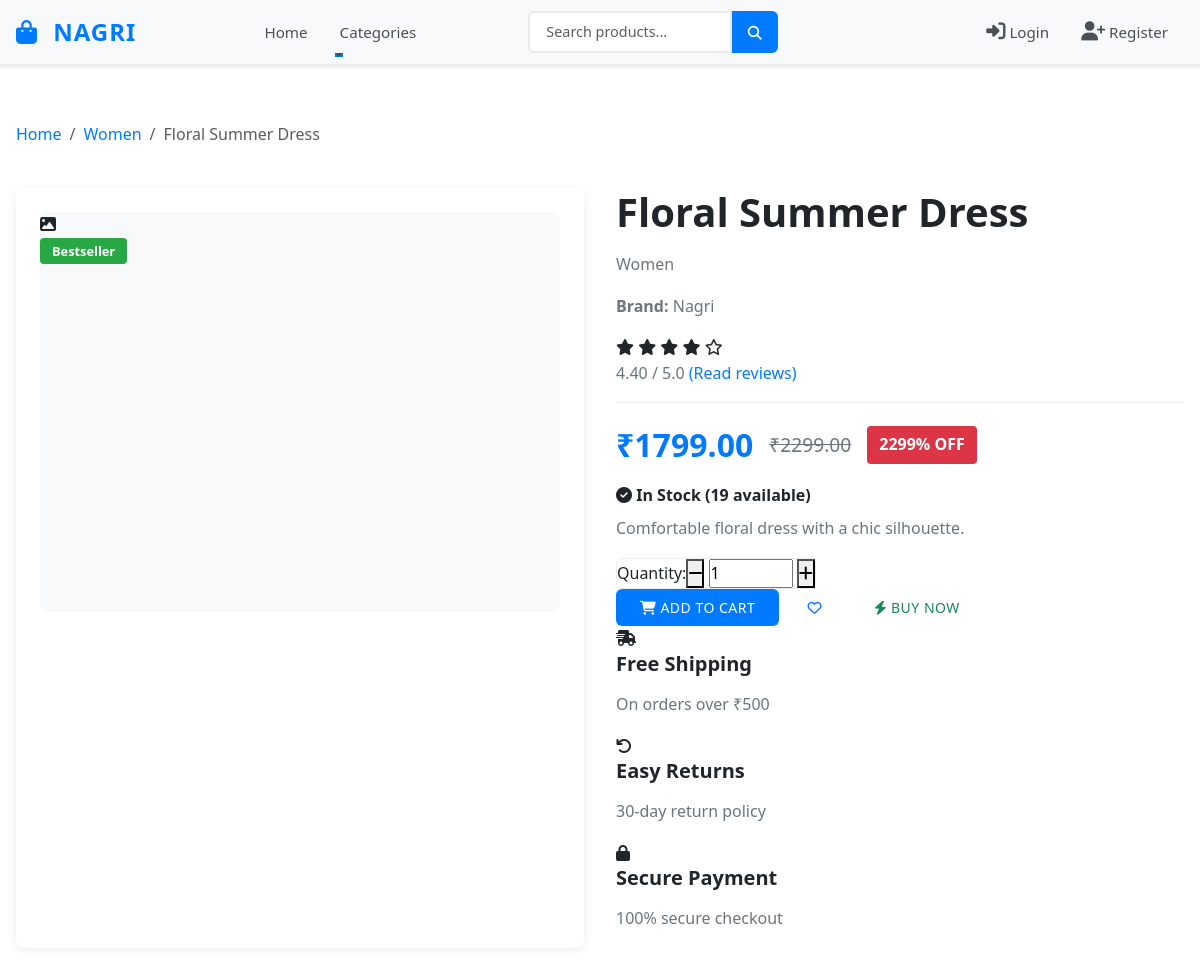
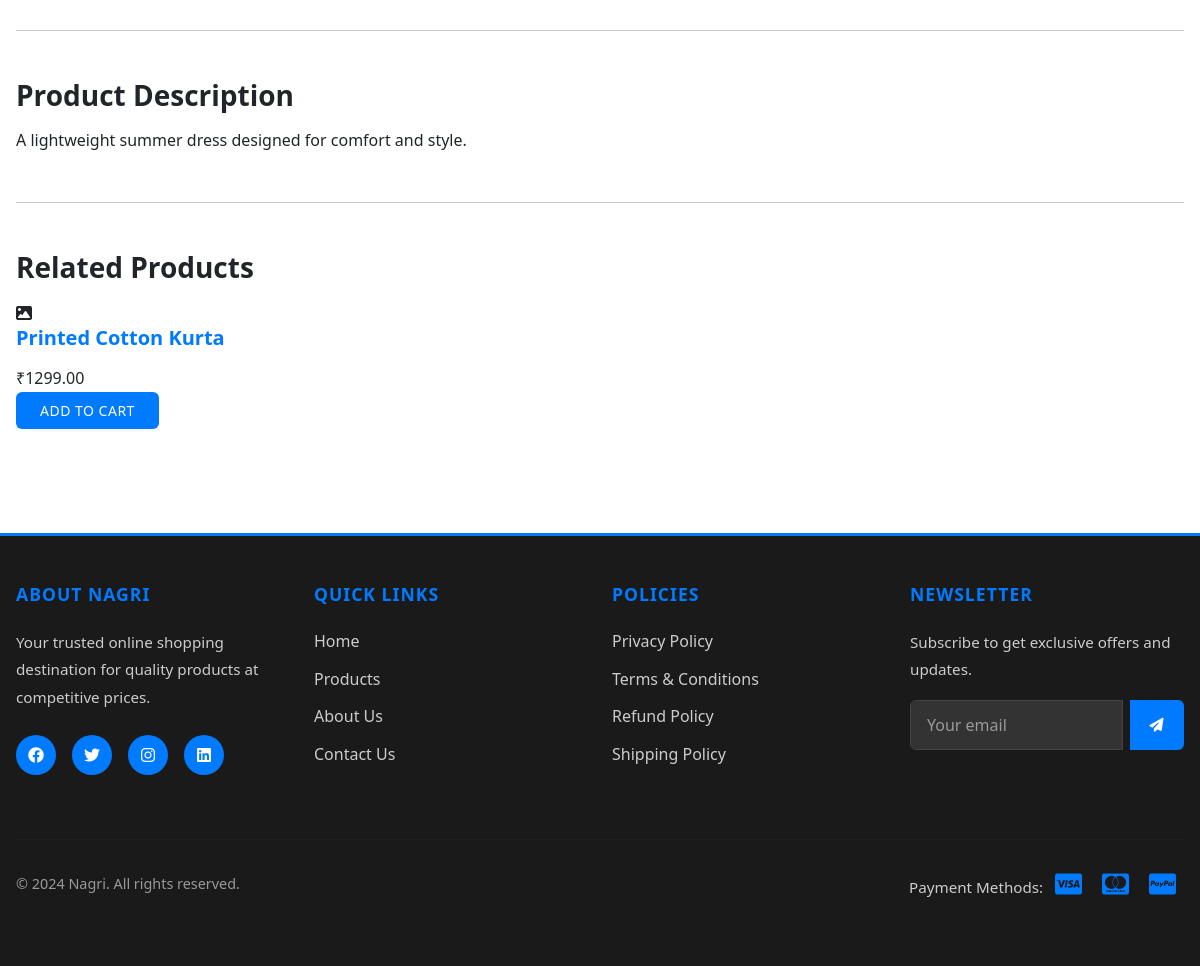
/products/4/, run on the app's committed database (2 pictures, top to bottom).
### products/models.py (models this page shows, shortened)
class Product(models.Model):
    name = models.CharField(max_length=200)
    slug = models.SlugField(unique=True)
    category = models.ForeignKey(Category, on_delete=models.CASCADE, related_name="products")
    subcategory = models.ForeignKey(SubCategory, on_delete=models.SET_NULL, related_name="products", null=True, blank=True)
    short_description = models.TextField(blank=True, null=True)
    description = models.TextField(blank=True, null=True)
    brand = models.CharField(max_length=100, blank=True, null=True)
    tags = models.CharField(max_length=255, blank=True, null=True)
    price = models.DecimalField(max_digits=10, decimal_places=2)
    compare_price = models.DecimalField(max_digits=10, decimal_places=2, default=0.00)
    rating = models.DecimalField(max_digits=3, decimal_places=2, default=0.00)
    image = models.ImageField(upload_to="products/", blank=True, null=True)
    is_featured = models.BooleanField(default=False)
    is_bestseller = models.BooleanField(default=False)
    is_active = models.BooleanField(default=True)
    created_at = models.DateTimeField(auto_now_add=True)
    updated_at = models.DateTimeField(auto_now=True)

class Category(models.Model):
    name = models.CharField(max_length=100)
    slug = models.SlugField(unique=True)
    description = models.TextField(blank=True, null=True)
    created_at = models.DateTimeField(auto_now_add=True)
    updated_at = models.DateTimeField(auto_now=True)

class Inventory(models.Model):
    product = models.OneToOneField(Product, on_delete=models.CASCADE, related_name="inventory")
    stock_quantity = models.PositiveIntegerField(default=0)
    low_stock_threshold = models.PositiveIntegerField(default=5)
    last_updated = models.DateTimeField(auto_now=True)

### products/views.py (the view)
# urls.py: path("<int:product_id>/", product_detail_view, name="product_detail"),
def product_detail_view(request, product_id):
    from django.shortcuts import get_object_or_404
    product = get_object_or_404(Product, id=product_id, is_active=True)
    related_products = Product.objects.filter(
        category=product.category,
        is_active=True
    ).exclude(id=product_id).order_by('-rating', '-created_at')[:6]
    context = {
        'product': product,
        'related_products': related_products,
    }
    return render(request, 'products/product_detail.html', context)

### templates/products/product_detail.html (shortened to what this page needs)
{% extends 'base/base.html' %}
{% load static %}
{% block extra_css %}
    <link rel="stylesheet" href="{% static 'css/products/product_detail.css' %}">
{% endblock %}
{% block content %}
<div class="container py-4">
    <nav class="breadcrumb-nav mb-4" aria-label="breadcrumb">
        <ol class="breadcrumb">
            <li class="breadcrumb-item"><a href="{% url 'home' %}">Home</a></li>
            <li class="breadcrumb-item"><a href="{% url 'product_list' %}?category={{ product.category.id }}">{{ product.category.name }}</a></li>
            <li class="breadcrumb-item active">{{ product.name|truncatechars:30 }}</li>
        </ol>
    </nav>
    <div class="product-detail-container">
        <div class="product-images">
            <div class="main-image">
                {% if product.image %}
                    <img src="{{ product.image.url }}" alt="{{ product.name }}" class="img-fluid" id="mainProductImage">
                {% else %}
                    <div class="placeholder-image">
                        <i class="fas fa-image"></i>
                    </div>
                {% endif %}
                <div class="image-badges">
                    {% if product.is_bestseller %}
                        <span class="badge badge-bestseller">Bestseller</span>
                    {% endif %}
                </div>
            </div>
        </div>
        <div class="product-details">
            <div class="product-header">
                <h1>{{ product.name }}</h1>
                <p class="product-category">{{ product.category.name }}</p>
                {% if product.brand %}
                    <p class="product-brand"><strong>Brand:</strong> {{ product.brand }}</p>
                {% endif %}
            </div>
            <div class="product-rating-section">
                <div class="rating-display">
                    <div class="stars">
                        {% for i in "12345" %}
                            {% if forloop.counter <= product.rating %}
                                <i class="fas fa-star"></i>
                            {% else %}
                                <i class="far fa-star"></i>
                            {% endif %}
                        {% endfor %}
                    </div>
                    <span class="rating-text">{{ product.rating }} / 5.0</span>
                    <a href="#reviews" class="review-link">(Read reviews)</a>
                </div>
            </div>
            <div class="product-pricing">
                <div class="price-display">
                    <span class="current-price">₹{{ product.price }}</span>
                    {% if product.compare_price and product.compare_price > product.price %}
                        <span class="original-price">₹{{ product.compare_price }}</span>
                        {% with discount=product.compare_price|add:0 %}
                            <span class="discount-badge">{{ discount }}% OFF</span>
                        {% endwith %}
                    {% endif %}
                </div>
            </div>
            <div class="stock-status">
                {% if product.inventory.stock_quantity > 0 %}
                    <span class="in-stock">
                        <i class="fas fa-check-circle"></i> In Stock
                        ({{ product.inventory.stock_quantity }} available)
                    </span>
                {% else %}
                    <span class="out-of-stock">
                        <i class="fas fa-times-circle"></i> Out of Stock
                    </span>
                {% endif %}
            </div>
            {% if product.short_description %}
            <div class="product-short-description">
                <p>{{ product.short_description }}</p>
            </div>
            {% endif %}
            {% if product.inventory.stock_quantity > 0 %}
            <div class="product-actions">
                <div class="quantity-selector">
                    <label for="quantity">Quantity:</label>
                    <div class="quantity-input">
                        <button type="button" class="qty-btn qty-minus">
                            <i class="fas fa-minus"></i>
                        </button>
                        <input type="number" id="quantity" class="qty-value" value="1" min="1" max="{{ product.inventory.stock_quantity }}">
                        <button type="button" class="qty-btn qty-plus">
                            <i class="fas fa-plus"></i>
                        </button>
                    </div>
                </div>
                <button class="btn btn-primary btn-lg add-to-cart-btn" data-product-id="{{ product.id }}">
                    <i class="fas fa-shopping-cart"></i> Add to Cart
                </button>
                <button class="btn btn-outline-primary btn-lg add-to-wishlist-btn" data-product-id="{{ product.id }}" title="Add to Wishlist">
                    <i class="far fa-heart"></i>
                </button>
                <button class="btn btn-outline-success btn-lg buy-now-btn" data-product-id="{{ product.id }}">
                    <i class="fas fa-bolt"></i> Buy Now
                </button>
            </div>
            {% endif %}
            <div class="product-features">
                <div class="feature">
                    <i class="fas fa-shipping-fast"></i>
                    <div>
                        <h5>Free Shipping</h5>
                        <p>On orders over ₹500</p>
                    </div>
                </div>
                <div class="feature">
                    <i class="fas fa-undo"></i>
                    <div>
                        <h5>Easy Returns</h5>
                        <p>30-day return policy</p>
                    </div>
                </div>
                <div class="feature">
                    <i class="fas fa-lock"></i>
                    <div>
                        <h5>Secure Payment</h5>
                        <p>100% secure checkout</p>
                    </div>
                </div>
            </div>
        </div>
    </div>
    <hr class="my-5">
    {% if product.description %}
    <div class="product-full-description">
        <h3>Product Description</h3>
        <div class="description-content">
            {{ product.description|safe }}
        </div>
    </div>
    <hr class="my-5">
    {% endif %}
    <div class="related-products">
        <h3>Related Products</h3>
        <div class="products-grid">
            {% for related in related_products %}
            <div class="product-card">
                <div class="product-image">
                    {% if related.image %}
                        <img src="{{ related.image.url }}" alt="{{ related.name }}">
                    {% else %}
                        <div class="placeholder-image">
                            <i class="fas fa-image"></i>
                        </div>
                    {% endif %}
                </div>
                <div class="product-info">
                    <h5><a href="{% url 'product_detail' pk=related.id %}">{{ related.name }}</a></h5>
                    <div class="product-price">₹{{ related.price }}</div>
                    <button class="btn btn-sm btn-primary" onclick="addToCart({{ related.id }})">
                        Add to Cart
                    </button>
                </div>
            </div>
            {% endfor %}
        </div>
    </div>
</div>
{% endblock %}

### static/css/base/base.css (style rules this page uses)
:root { --primary-color: #007bff; --secondary-color: #6c757d; --success-color: #28a745; --danger-color: #dc3545; --warning-color: #ffc107; --info-color: #17a2b8; --light-color: #f8f9fa; --dark-color: #343a40; --text-primary: #212529; --text-secondary: #6c757d; --border-color: #dee2e6; --shadow-sm: 0 0.125rem 0.25rem rgba(0, 0, 0, 0.075); --shadow-md: 0 0.5rem 1rem rgba(0, 0, 0, 0.15); --shadow-lg: 0 1rem 3rem rgba(0, 0, 0, 0.175); --transition: all 0.3s ease; }
* { margin: 0; padding: 0; box-sizing: border-box; }
html { scroll-behavior: smooth; }
body { font-family: 'Segoe UI', Tahoma, Geneva, Verdana, sans-serif; font-size: 16px; line-height: 1.6; color: var(--text-primary); background-color: #ffffff; overflow-x: hidden; }
h1, h2, h3, h4, h5, h6 { font-weight: 600; margin-bottom: 1rem; color: var(--text-primary); }
h1 { font-size: 2.5rem; }
h3 { font-size: 1.75rem; }
h5 { font-size: 1.25rem; }
p { margin-bottom: 1rem; color: var(--text-secondary); }
a { color: var(--primary-color); text-decoration: none; transition: var(--transition); }
.btn { padding: 0.5rem 1.5rem; font-weight: 500; border-radius: 0.375rem; transition: var(--transition); text-transform: uppercase; letter-spacing: 0.5px; font-size: 0.875rem; cursor: pointer; border: none; }
.btn-primary { background-color: var(--primary-color); color: white; }
.container { max-width: 1200px; margin: 0 auto; padding: 0 1rem; }
.badge { padding: 0.375rem 0.75rem; border-radius: 10rem; font-size: 0.8rem; font-weight: 500; }
.mb-4 { margin-bottom: 2rem; }

### static/css/base/navbar.css (style rules this page uses)
.badge { font-size: 0.65rem; padding: 0.25rem 0.5rem; }

### static/css/products/product_detail.css (style rules this page uses)
.breadcrumb-nav { list-style: none; padding: 0; margin: 0; display: flex; gap: 0.5rem; flex-wrap: wrap; }
.breadcrumb-nav li { display: flex; align-items: center; }
.breadcrumb-nav a { color: #007bff; text-decoration: none; transition: color 0.3s ease; }
.product-detail-container { display: grid; grid-template-columns: 1fr 1fr; gap: 2rem; margin-bottom: 3rem; }
.product-images { background: white; border-radius: 8px; padding: 1.5rem; box-shadow: 0 2px 8px rgba(0, 0, 0, 0.08); }
.main-image { width: 100%; height: 400px; overflow: hidden; border-radius: 8px; background-color: #f8f9fa; margin-bottom: 1rem; }
.badge { padding: 0.4rem 0.75rem; border-radius: 4px; font-size: 0.8rem; font-weight: 600; color: white; }
.badge-bestseller { background-color: #28a745; }
.product-rating-section { display: flex; align-items: center; gap: 1rem; margin-bottom: 1rem; padding-bottom: 1rem; border-bottom: 1px solid #e9ecef; }
.rating-text { color: #6c757d; }
.price-display { display: flex; align-items: center; gap: 1rem; margin-bottom: 0.75rem; }
.current-price { font-size: 2rem; font-weight: 700; color: #007bff; }
.original-price { font-size: 1.2rem; color: #6c757d; text-decoration: line-through; }
.discount-badge { background-color: #dc3545; color: white; padding: 0.4rem 0.75rem; border-radius: 4px; font-weight: 600; }
.stock-status { font-weight: 600; margin-bottom: 0.5rem; }
.quantity-selector { display: flex; align-items: center; border: 1px solid #e9ecef; border-radius: 6px; width: fit-content; background: white; }

### data on the page
Product: category.name "Women", name "Floral Summer Dress", brand "Nagri", rating "4.40", price "1799.00", compare_price "2299.00", inventory.stock_quantity "19", short_description "Comfortable floral dress with a chic silhouette.", description "A lightweight summer dress designed for comfort and style."
Product: name "Printed Cotton Kurta", price "1299.00"

### other printed values
{{ discount }} "2299"
